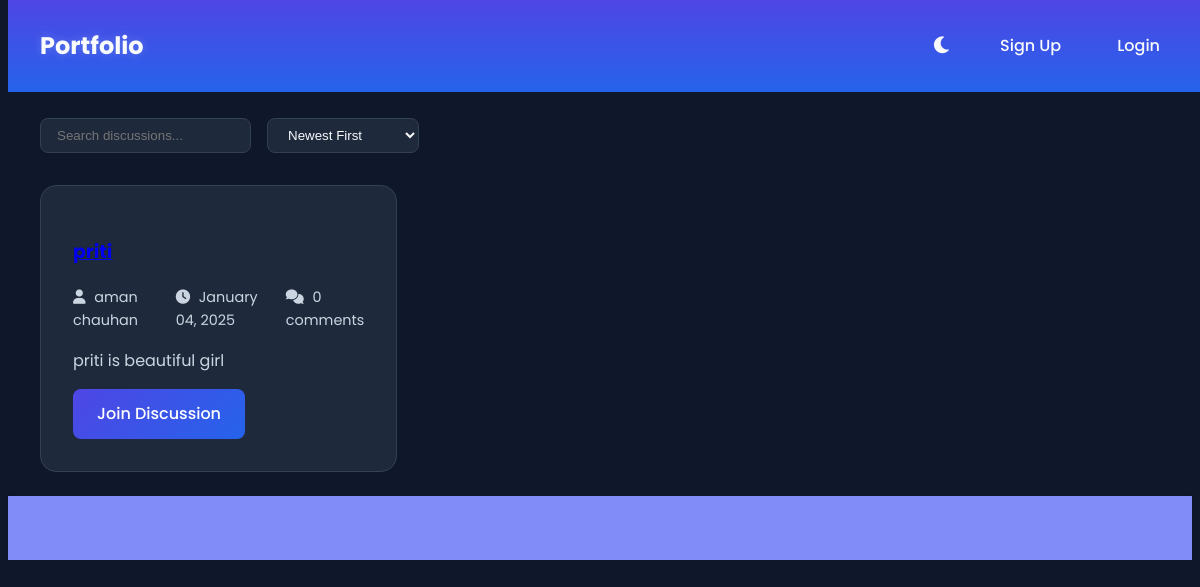
Before: /discussions with the older database file.
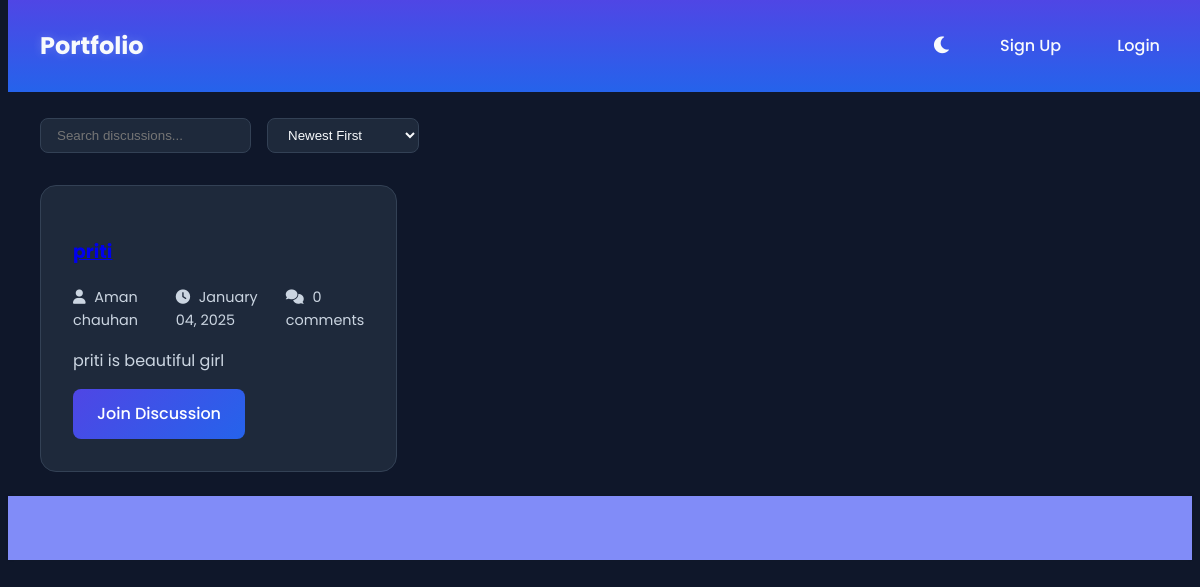
After: the same page with the newer database file.
### app.py (models this page shows)
class Discussion(db.Model):
    id = db.Column(db.Integer, primary_key=True)
    title = db.Column(db.String(200), nullable=False)
    content = db.Column(db.Text, nullable=False)
    created_at = db.Column(db.DateTime, default=datetime.utcnow)
    updated_at = db.Column(db.DateTime, default=datetime.utcnow, onupdate=datetime.utcnow)
    student_id = db.Column(db.Integer, db.ForeignKey('student.id'), nullable=False)
    comments = db.relationship('Comment', backref='discussion', lazy=True, cascade='all, delete-orphan')

class Student(UserMixin, db.Model):
    id = db.Column(db.Integer, primary_key=True)
    username = db.Column(db.String(80), unique=True, nullable=False)
    password_hash = db.Column(db.String(120), nullable=False)
    name = db.Column(db.String(100), nullable=False)
    email = db.Column(db.String(120), unique=True, nullable=False)
    bio = db.Column(db.Text)
    profile_image = db.Column(db.String(200))
    resume_url = db.Column(db.String(200))
    github_url = db.Column(db.String(200))
    linkedin_url = db.Column(db.String(200))
    skills = db.relationship('Skill', backref='student', lazy=True)
    projects = db.relationship('Project', backref='student', lazy=True)
    certificates = db.relationship('Certificate', backref='student', lazy=True)
    education = db.relationship('Education', backref='student', lazy=True)
    discussions = db.relationship('Discussion', backref='author', lazy=True)
    comments = db.relationship('Comment', backref='author', lazy=True)
    shared_files = db.relationship('SharedFile', backref='author', lazy=True)

### app.py (the view)
@app.route('/discussions')
def discussions():
    try:
        discussions = Discussion.query.order_by(Discussion.created_at.desc()).all()
        return render_template('discussions.html', discussions=discussions)
    except Exception as e:
        print(f"Error in discussions route: {str(e)}")
        flash('Error loading discussions', 'error')
        return redirect(url_for('home'))

### templates/discussions.html (shortened to what this page needs)
{% extends "base.html" %}
{% block content %}
<div class="container">
    <div class="discussion-header">
        <h2 class="gradient-text">Discussions</h2>
    </div>
    {% if discussions %}
        <div class="discussions-filters">
            <input type="text" id="searchDiscussions" class="search-input" placeholder="Search discussions...">
            <select id="sortDiscussions" class="sort-select">
                <option value="newest">Newest First</option>
            </select>
        </div>
        <div class="discussions-grid">
            {% for discussion in discussions %}
            <div class="discussion-card card" data-title="{{ discussion.title|lower }}">
                <h3>
                    <a href="{{ url_for('discussion_detail', id=discussion.id) }}">{{ discussion.title }}</a>
                </h3>
                <div class="discussion-meta">
                    <span><i class="fas fa-user"></i> {{ discussion.author.name }}</span>
                    <span><i class="fas fa-clock"></i> {{ discussion.created_at.strftime('%B %d, %Y') }}</span>
                    <span><i class="fas fa-comments"></i> {{ discussion.comments|length }} comments</span>
                </div>
                <p class="discussion-preview">
                    {{ discussion.content[:200] }}{% if discussion.content|length > 200 %}...{% endif %}
                </p>
                <div class="discussion-footer">
                    <a href="{{ url_for('discussion_detail', id=discussion.id) }}" class="btn">Join Discussion</a>
                </div>
            </div>
            {% endfor %}
        </div>
    {% else %}
        <div class="no-discussions">
            <p>No discussions yet. Be the first to start one!</p>
        </div>
    {% endif %}
</div>
{% endblock %}

Changed rows visible on the page:
changed through a linked row, Discussion "priti is beautiful girl": author.name "aman chauhan" → "Aman chauhan"
